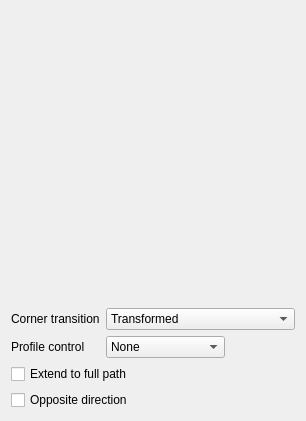
<?xml version="1.0" encoding="UTF-8"?>
<ui version="4.0">
 <class>PartDesignGui::TaskPipeParameters</class>
 <widget class="QWidget" name="PartDesignGui::TaskPipeParameters">
  <property name="geometry">
   <rect>
    <x>0</x>
    <y>0</y>
    <width>306</width>
    <height>421</height>
   </rect>
  </property>
  <property name="windowTitle">
   <string notr="true">Form</string>
  </property>
  <layout class="QVBoxLayout" name="verticalLayout_2">
   <item>
    <widget class="QWidget" name="profileFieldPlaceholder" native="true"/>
   </item>
   <item>
    <widget class="QWidget" name="spineFieldPlaceholder" native="true"/>
   </item>
   <item>
    <widget class="QWidget" name="spineMoreFieldPlaceholder" native="true"/>
   </item>
   <item>
    <layout class="QFormLayout" name="formLayout">
     <property name="fieldGrowthPolicy">
      <enum>QFormLayout::ExpandingFieldsGrow</enum>
     </property>
     <item row="0" column="0">
      <widget class="QLabel" name="label_2">
       <property name="text">
        <string>Corner transition</string>
       </property>
      </widget>
     </item>
     <item row="0" column="1">
      <widget class="QComboBox" name="comboBoxTransition">
       <property name="sizePolicy">
        <sizepolicy hsizetype="Expanding" vsizetype="Fixed">
         <horstretch>0</horstretch>
         <verstretch>0</verstretch>
        </sizepolicy>
       </property>
       <item>
        <property name="text">
         <string>Transformed</string>
        </property>
       </item>
       <item>
        <property name="text">
         <string>Right corner</string>
        </property>
       </item>
       <item>
        <property name="text">
         <string>Round corner</string>
        </property>
       </item>
      </widget>
     </item>
     <item row="1" column="0">
      <widget class="QLabel" name="labelProfileControl">
       <property name="text">
        <string>Profile control</string>
       </property>
      </widget>
     </item>
     <item row="1" column="1">
      <widget class="QComboBox" name="comboBoxProfileControl">
       <property name="toolTip">
        <string>None: the profile turns with the path. Keep orientation: it keeps its orientation. Advanced: the Orientation panel's mode decides.</string>
       </property>
       <item>
        <property name="text">
         <string>None</string>
        </property>
       </item>
       <item>
        <property name="text">
         <string>Keep orientation</string>
        </property>
       </item>
       <item>
        <property name="text">
         <string>Advanced</string>
        </property>
       </item>
      </widget>
     </item>
     <item row="2" column="0" colspan="2">
      <widget class="QCheckBox" name="checkBoxExtendToFullPath">
       <property name="text">
        <string>Extend to full path</string>
       </property>
       <property name="toolTip">
        <string>A profile in the middle of the path sweeps both ways along all of it</string>
       </property>
      </widget>
     </item>
     <item row="3" column="0" colspan="2">
      <widget class="QCheckBox" name="checkBoxOppositeDirection">
       <property name="text">
        <string>Opposite direction</string>
       </property>
       <property name="toolTip">
        <string>A profile in the middle of the path sweeps the other way from it</string>
       </property>
      </widget>
     </item>
    </layout>
   </item>
  </layout>
 </widget>
 <tabstops>
  <tabstop>comboBoxTransition</tabstop>
  <tabstop>comboBoxProfileControl</tabstop>
  <tabstop>checkBoxExtendToFullPath</tabstop>
  <tabstop>checkBoxOppositeDirection</tabstop>
 </tabstops>
 <resources/>
 <connections/>
</ui>
